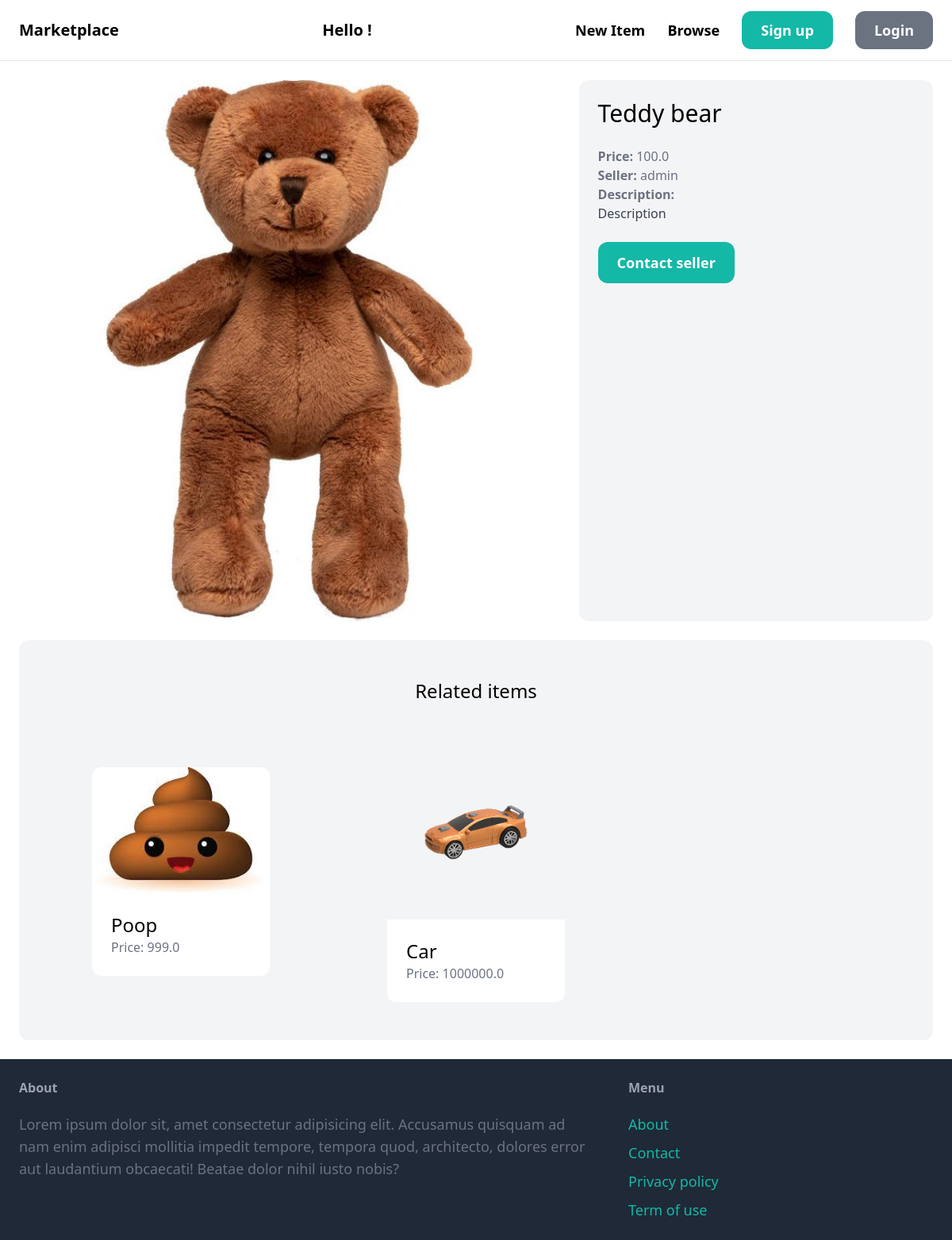
Page /items/1/ on the committed database.
### item/models.py (models this page shows, shortened)
class Item(models.Model):
    category = models.ForeignKey(Category, related_name='items', on_delete=models.CASCADE)
    name = models.CharField(max_length=255)
    description = models.TextField(blank=True, null=True)
    price = models.FloatField()
    is_sold = models.BooleanField(default=False)
    created_by = models.ForeignKey(User, related_name='items', on_delete=models.CASCADE)
    created_at = models.DateTimeField(auto_now_add=True)
    image = models.ImageField(upload_to='item_images', blank=True, null=True)

### item/views.py (the view)
# urls.py: path('<int:pk>/', views.detail, name='detail'),
def detail(request, pk):
    item = get_object_or_404(Item, pk=pk)
    related_items = Item.objects.filter(category = item.category, is_sold=False).exclude(pk=pk)[0:3]
    return render(request, 'item/detail.html', {
        'item': item,
        'related_items': related_items,
    })

### item/templates/item/detail.html (shortened to what this page needs)
{% extends 'core/base.html' %}
{% block content %}
<div class="grid grid-cols-5 gap-6">
    <div class="col-span-3">
        <img src="{{item.image.url}}" class="rounded-xl">
    </div>
    <div class="col-span-2 p-6 bg-gray-100 rounded-xl">
        <h1 class="mb-6 text-3xl">{{item.name}}</h1>
        <p class="text-gray-500"><strong>Price: </strong>{{item.price}}</p>
        <p class="text-gray-500"><strong>Seller: </strong>{{item.created_by.username}}</p>
        {% if item.description %}
        <p class="text-gray-700">
            <strong class="text-gray-500"> Description:</strong><br />
            {{item.description}}
        </p>
        {% endif %}
        {% if request.user == item.created_by %}
        <div class="mt-6 p-6 bg-white rounded-xl">
            <p>Your item:</p>
            <a href="{% url 'item:edit' item.id %}" class="inline-block mt-6 px-6 py-3 text-lg font-semibold bg-teal-500 text-white rounded-xl">Edit</a>
            <a href="{% url 'item:delete' item.id %}" class="inline-block mt-6 px-6 py-3 text-lg font-semibold bg-red-500 text-white rounded-xl">Delete</a>
        </div>
    {% else %}
        <a href="{% url 'conversation:new' item.id %}" class="inline-block mt-6 px-6 py-3 text-lg font-semibold bg-teal-500 text-white rounded-xl hover:bg-teal-700">Contact seller</a>
    {% endif %}
    </div>
</div>
<div class="mt-6 px-6 py-12 bg-gray-100 rounded-xl">
    <h2 class="mb-12 text-2xl text-center">Related items</h2>
    <div class="grid grid-cols-3 gap-3 justify-evenly">
        {% for item in related_items %}
        <div class="m-auto">
            <a href="{% url 'item:detail' item.id %}">
                <div class="w-56">
                    <img src="{{ item.image.url }}" class="rounded-t-xl">
                </div>
                <div class="p-6 bg-white rounded-b-xl w-56">
                    <h2 class="text-2xl">{{ item.name }}</h2>
                    <p class="text-gray-500">Price: {{ item.price }}</p>
                </div>
            </a>
        </div>
        {%endfor%}
    </div>
</div>
{% endblock %}

### rows in the picture
Item: image (picture), name "Teddy bear", price "100.0", created_by.username "admin", description "Description"
Item: image (picture), name "Poop", price "999.0"
Item: image (picture), name "Car", price "1000000.0"
